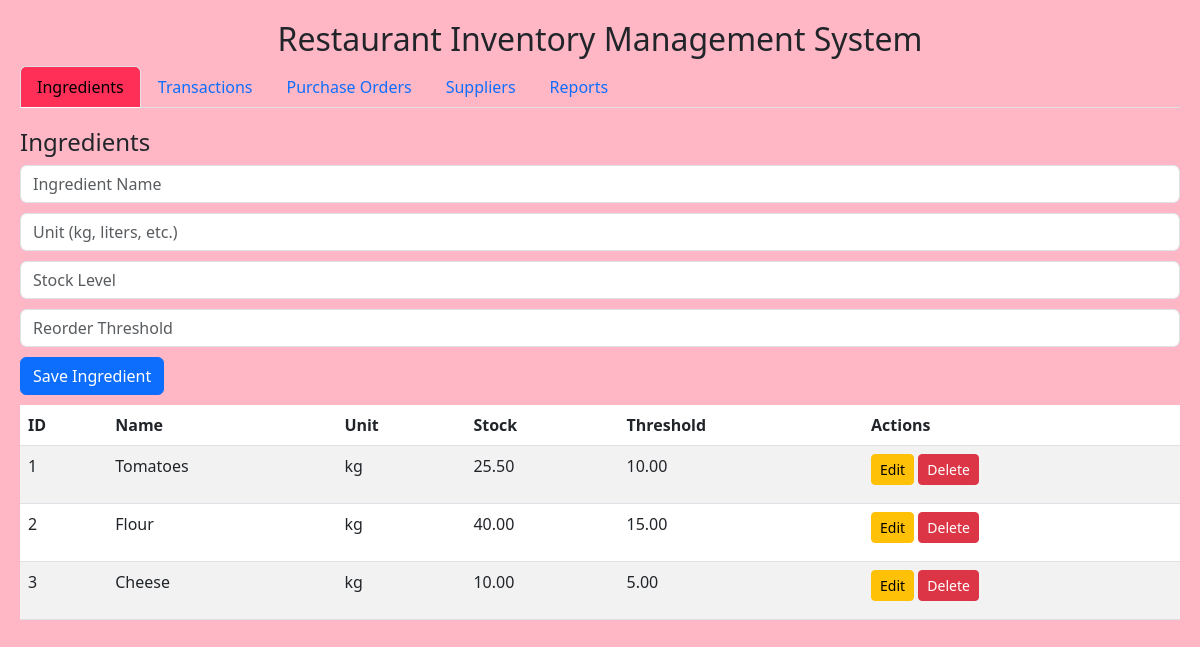
The page / on the database its author committed.
### tables this page shows
CREATE TABLE Ingredients (
    ingredient_id INT AUTO_INCREMENT PRIMARY KEY,
    name VARCHAR(100) NOT NULL,
    unit VARCHAR(20),
    stock_level DECIMAL(10,2) DEFAULT 0,
    reorder_threshold DECIMAL(10,2) DEFAULT 0
);

### index.php (the view, shortened to what this page needs)
<?php include 'db.php'; ?>
<!DOCTYPE html>
<html>
<head>
    <link href="https://cdn.jsdelivr.net/npm/bootstrap@5.3.0/dist/css/bootstrap.min.css" rel="stylesheet">
</head>
<body>
<h2 class="text-center">Restaurant Inventory Management System</h2>
<ul class="nav nav-tabs" id="tabMenu">
    <li class="nav-item"><a class="nav-link active" data-bs-toggle="tab" href="#ingredients">Ingredients</a></li>
    <li class="nav-item"><a class="nav-link" data-bs-toggle="tab" href="#transactions">Transactions</a></li>
    <li class="nav-item"><a class="nav-link" data-bs-toggle="tab" href="#orders">Purchase Orders</a></li>
    <li class="nav-item"><a class="nav-link" data-bs-toggle="tab" href="#suppliers">Suppliers</a></li>
    <li class="nav-item"><a class="nav-link" data-bs-toggle="tab" href="#reports">Reports</a></li>
</ul>
<div class="tab-content">
    <div class="tab-pane fade show active" id="ingredients">
        <h4>Ingredients</h4>
        <form method="post">
            <input type="text" name="iname" class="form-control" placeholder="Ingredient Name" value="<?php echo $_GET['iname'] ?? ''; ?>" required>
            <input type="text" name="iunit" class="form-control" placeholder="Unit (kg, liters, etc.)" value="<?php echo $_GET['iunit'] ?? ''; ?>" required>
            <input type="number" step="0.01" name="istock" class="form-control" placeholder="Stock Level" value="<?php echo $_GET['istock'] ?? ''; ?>" required>
            <input type="number" step="0.01" name="ithreshold" class="form-control" placeholder="Reorder Threshold" value="<?php echo $_GET['ithreshold'] ?? ''; ?>" required>
            <button type="submit" name="save_ingredient" class="btn btn-primary">Save Ingredient</button>
        </form>
        <table class="table table-striped">
            <thead><tr><th>ID</th><th>Name</th><th>Unit</th><th>Stock</th><th>Threshold</th><th>Actions</th></tr></thead>
            <tbody>
            <?php
            $res = $conn->query("SELECT * FROM Ingredients");
            while ($row = $res->fetch_assoc()) {
                echo "<tr>
                        <td>{$row['ingredient_id']}</td>
                        <td>{$row['name']}</td>
                        <td>{$row['unit']}</td>
                        <td>{$row['stock_level']}</td>
                        <td>{$row['reorder_threshold']}</td>
                        <td>
                            <a href='?edit_ingredient={$row['ingredient_id']}&iname={$row['name']}&iunit={$row['unit']}&istock={$row['stock_level']}&ithreshold={$row['reorder_threshold']}' class='btn btn-warning btn-sm'>Edit</a>
                            <a href='?delete_ingredient={$row['ingredient_id']}' class='btn btn-danger btn-sm'>Delete</a>
                        </td>
                      </tr>";
            }
            ?>
            </tbody>
        </table>
    </div>
</div>
</body>
</html>

### index.php (style rules this page uses)
body { padding: 20px; background: #ffb7c5 ; }
.tab-content { margin-top: 20px; }
.nav-tabs .nav-link.active { background-color: #ff2f57 !important; }
.form-control, .btn { margin-bottom: 10px; }

### rows shown on the page
ingredients: ingredient_id "1", name "Tomatoes", unit "kg", stock_level "25.50", reorder_threshold "10.00"
ingredients: ingredient_id "2", name "Flour", unit "kg", stock_level "40.00", reorder_threshold "15.00"
ingredients: ingredient_id "3", name "Cheese", unit "kg", stock_level "10.00", reorder_threshold "5.00"
